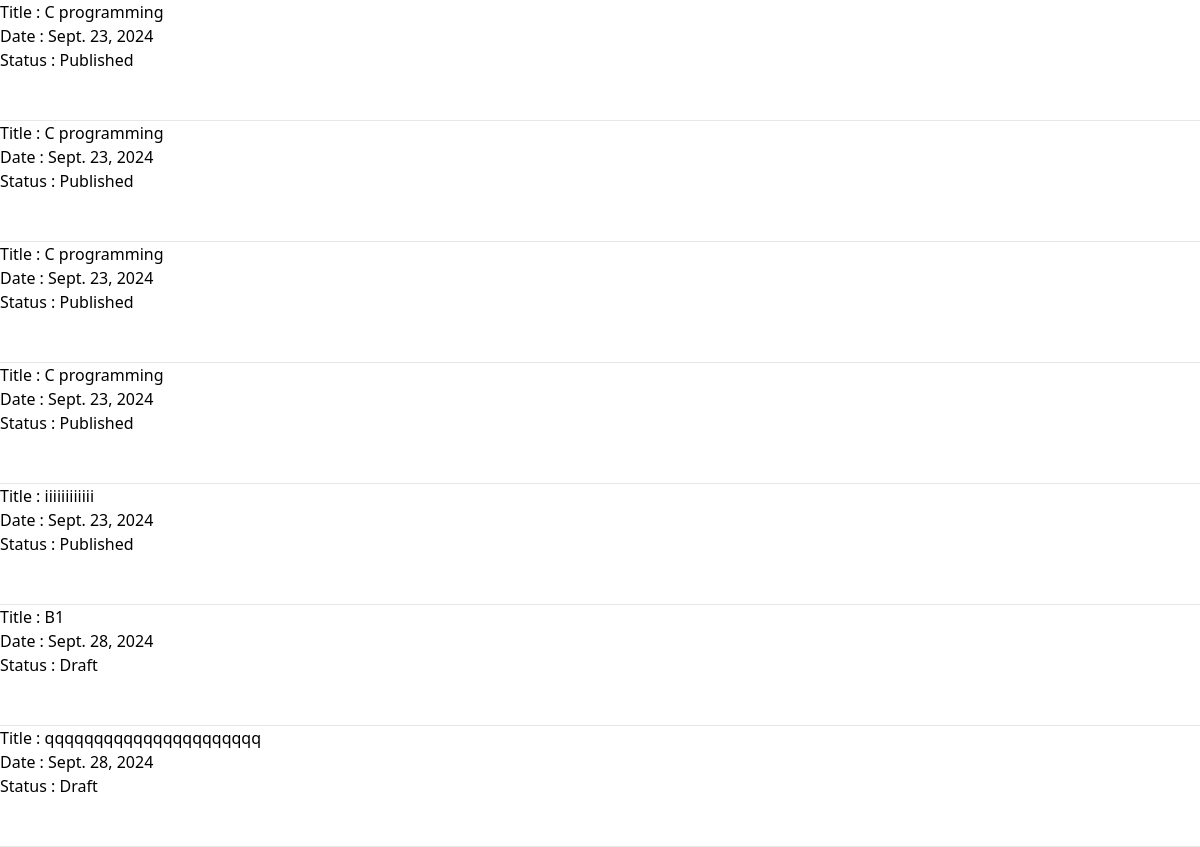
The app's page /officer/notification/, older data.
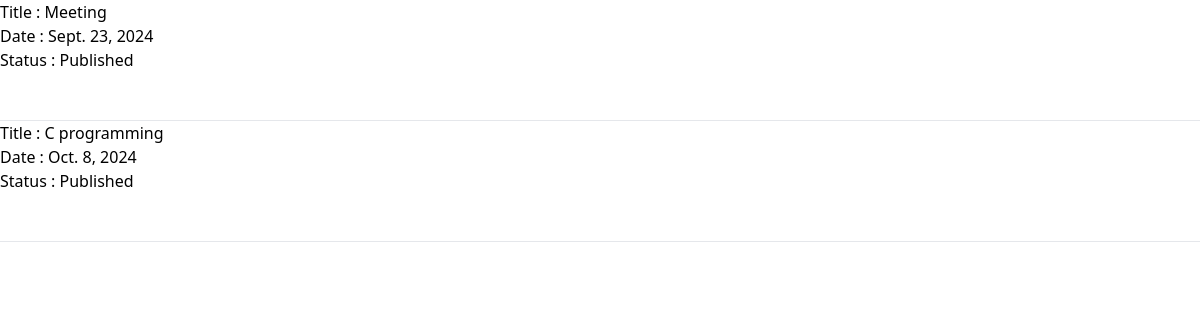
The same page, newer data.
### officer/models.py (models this page shows, shortened)
class Notification(models.Model):
    vayal_user = models.ForeignKey(Vayal_User,null=True, on_delete=models.CASCADE)
    title = models.CharField(max_length=150)
    description = models.TextField()
    date = models.DateField()
    published = models.BooleanField(default=False)

### officer/views/notification.py (the view)
# urls.py: path('notification/',notification.index, name='notification'),
def index(request):
    status = request.GET.get('status')
    notifications = Notification.objects.all()
    if status:
        notifications = notifications.filter(published=status == 'published')
    context = {
        'notifications': notifications,
        'status': status
    }
    return render(request, 'officer/notification/index.html', context)

### officer/templates/officer/notification/index.html
{% extends 'base.html' %}
{% block content %}
<ol>
{% for notification in notifications %}
<li>
    Title : {{notification.title}} <br>
    Date : {{notification.date}} <br>
    Status : {% if notification.published %}Published
    {% else %}
        Draft
    {% endif %}
</li>
<br><br><hr>
{% endfor %}
</ol>
{% endblock content %}

### templates/base.html (shortened to what this page needs)
<!DOCTYPE html>
<html lang="en">
<head>
    <script src="https://cdn.tailwindcss.com"></script>
</head>
<body>
    {% block content %}
    {% endblock content %}
</body>
</html>

Row changes from the older to the newer data that the page shows:
removed Notification: title "C programming", date "Sept. 23, 2024", published "Published"
removed Notification: title "C programming", date "Sept. 23, 2024", published "Published"
removed Notification: title "C programming", date "Sept. 23, 2024", published "Published"
removed Notification: title "C programming", date "Sept. 23, 2024", published "Published"
removed Notification: title "iiiiiiiiiiii", date "Sept. 23, 2024", published "Published"
removed Notification: title "B1", date "Sept. 28, 2024", published "Draft"
removed Notification: title "qqqqqqqqqqqqqqqqqqqqqq", date "Sept. 28, 2024", published "Draft"
added Notification: title "Meeting", date "Sept. 23, 2024", published "Published"
added Notification: title "C programming", date "Oct. 8, 2024", published "Published"
